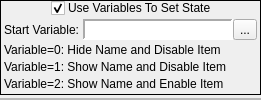
        <widget class="QWidget" name="wOther">
         <layout class="QVBoxLayout" name="verticalLayout_30">
          <property name="spacing">
           <number>3</number>
          </property>
          <property name="margin">
           <number>0</number>
          </property>
          <item>
           <widget class="QFrame" name="frame_15">
            <property name="sizePolicy">
             <sizepolicy hsizetype="Preferred" vsizetype="Fixed">
              <horstretch>0</horstretch>
              <verstretch>0</verstretch>
             </sizepolicy>
            </property>
            <property name="frameShape">
             <enum>QFrame::Box</enum>
            </property>
            <property name="frameShadow">
             <enum>QFrame::Plain</enum>
            </property>
            <layout class="QVBoxLayout" name="verticalLayout_29">
             <property name="spacing">
              <number>0</number>
             </property>
             <property name="margin">
              <number>0</number>
             </property>
             <item>
              <widget class="QWidget" name="widget_21" native="true">
               <property name="sizePolicy">
                <sizepolicy hsizetype="Preferred" vsizetype="Fixed">
                 <horstretch>0</horstretch>
                 <verstretch>0</verstretch>
                </sizepolicy>
               </property>
               <property name="styleSheet">
                <string notr="true">.QWidget
{
	border-width: 1px;
	border-style: solid;
	border-color: palette(window-text);
	background-color: palette(window-text);
}

.QWidget&gt;QLabel
{
	border-width: 0px;
	background-color: palette(window-text);
	color: palette(window);
	font-weight: bold;
}</string>
               </property>
               <layout class="QHBoxLayout" name="horizontalLayout_12">
                <property name="spacing">
                 <number>3</number>
                </property>
                <property name="margin">
                 <number>0</number>
                </property>
                <item>
                 <spacer name="horizontalSpacer_3">
                  <property name="orientation">
                   <enum>Qt::Horizontal</enum>
                  </property>
                  <property name="sizeHint" stdset="0">
                   <size>
                    <width>10</width>
                    <height>15</height>
                   </size>
                  </property>
                 </spacer>
                </item>
                <item>
                 <widget class="QCheckBox" name="cbUseVariablesToSetState">
                  <property name="sizePolicy">
                   <sizepolicy hsizetype="Fixed" vsizetype="Fixed">
                    <horstretch>0</horstretch>
                    <verstretch>0</verstretch>
                   </sizepolicy>
                  </property>
                  <property name="text">
                   <string/>
                  </property>
                  <property name="checked">
                   <bool>true</bool>
                  </property>
                 </widget>
                </item>
                <item>
                 <widget class="QLabel" name="label_11">
                  <property name="sizePolicy">
                   <sizepolicy hsizetype="Fixed" vsizetype="Fixed">
                    <horstretch>0</horstretch>
                    <verstretch>0</verstretch>
                   </sizepolicy>
                  </property>
                  <property name="text">
                   <string>Use Variables To Set State</string>
                  </property>
                 </widget>
                </item>
                <item>
                 <spacer name="horizontalSpacer_4">
                  <property name="orientation">
                   <enum>Qt::Horizontal</enum>
                  </property>
                  <property name="sizeHint" stdset="0">
                   <size>
                    <width>10</width>
                    <height>15</height>
                   </size>
                  </property>
                 </spacer>
                </item>
               </layout>
              </widget>
             </item>
             <item>
              <widget class="QWidget" name="wUseVariablesToSetState" native="true">
               <layout class="QVBoxLayout" name="verticalLayout_28">
                <property name="spacing">
                 <number>3</number>
                </property>
                <property name="margin">
                 <number>3</number>
                </property>
                <item>
                 <layout class="QHBoxLayout" name="horizontalLayout_6">
                  <property name="spacing">
                   <number>3</number>
                  </property>
                  <item>
                   <widget class="QLabel" name="label_14">
                    <property name="sizePolicy">
                     <sizepolicy hsizetype="Fixed" vsizetype="Preferred">
                      <horstretch>0</horstretch>
                      <verstretch>0</verstretch>
                     </sizepolicy>
                    </property>
                    <property name="text">
                     <string>Start Variable:</string>
                    </property>
                   </widget>
                  </item>
                  <item>
                   <widget class="QWidget" name="other_startVariable" native="true">
                    <layout class="QHBoxLayout" name="horizontalLayout_39">
                     <property name="spacing">
                      <number>0</number>
                     </property>
                     <property name="margin">
                      <number>0</number>
                     </property>
                     <item>
                      <widget class="QLabel" name="other_lblStartVariable">
                       <property name="sizePolicy">
                        <sizepolicy hsizetype="Preferred" vsizetype="Preferred">
                         <horstretch>0</horstretch>
                         <verstretch>0</verstretch>
                        </sizepolicy>
                       </property>
                       <property name="minimumSize">
                        <size>
                         <width>150</width>
                         <height>0</height>
                        </size>
                       </property>
                       <property name="font">
                        <font>
                         <family>Monospace</family>
                        </font>
                       </property>
                       <property name="styleSheet">
                        <string notr="true">background-color: palette(base);</string>
                       </property>
                       <property name="frameShape">
                        <enum>QFrame::Panel</enum>
                       </property>
                       <property name="frameShadow">
                        <enum>QFrame::Sunken</enum>
                       </property>
                       <property name="lineWidth">
                        <number>2</number>
                       </property>
                       <property name="text">
                        <string/>
                       </property>
                      </widget>
                     </item>
                     <item>
                      <widget class="QToolButton" name="other_bBrowseVariables">
                       <property name="text">
                        <string>...</string>
                       </property>
                       <property name="icon">
                        <iconset resource="gui_icons.qrc">
                         <normaloff>:/icons/fileopen.png</normaloff>:/icons/fileopen.png</iconset>
                       </property>
                      </widget>
                     </item>
                    </layout>
                   </widget>
                  </item>
                 </layout>
                </item>
                <item>
                 <widget class="QLabel" name="label_5">
                  <property name="text">
                   <string>Variable=0: Hide Name and Disable Item</string>
                  </property>
                 </widget>
                </item>
                <item>
                 <widget class="QLabel" name="label_12">
                  <property name="text">
                   <string>Variable=1: Show Name and Disable Item</string>
                  </property>
                 </widget>
                </item>
                <item>
                 <widget class="QLabel" name="label_13">
                  <property name="text">
                   <string>Variable=2: Show Name and Enable Item</string>
                  </property>
                 </widget>
                </item>
               </layout>
              </widget>
             </item>
            </layout>
           </widget>
          </item>
          <item>
           <widget class="QFrame" name="frame_13">
            <property name="frameShape">
             <enum>QFrame::StyledPanel</enum>
            </property>
            <property name="frameShadow">
             <enum>QFrame::Raised</enum>
            </property>
           </widget>
          </item>
         </layout>
        </widget>
